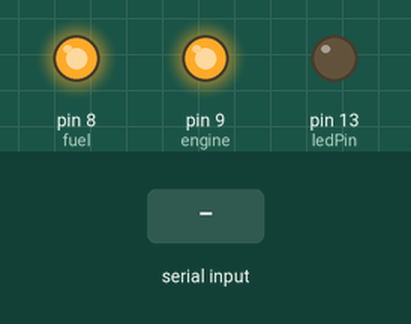
Recording of a sketch running on a simulated Arduino Uno, built with avr-gcc and run on an emulated ATmega328P. Shown: output pins drawn as LEDs (lit = HIGH). The inputs (shaded band) are chosen by the test bench.

Above: at 1.2 s.
1.3 s: "1234\n" received over the second serial link
At 2.0 s:
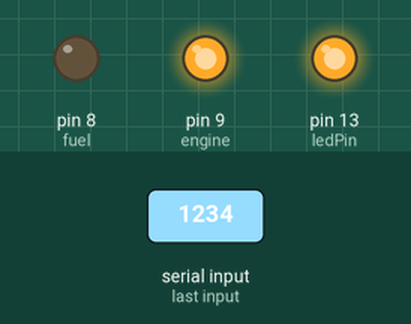
At 5.1 s:
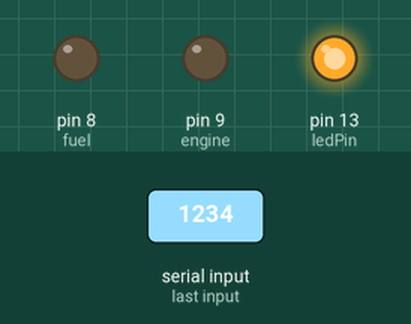
Timing chart, 0 to 6.8 s (numbered marks = the images above; inputs shaded):
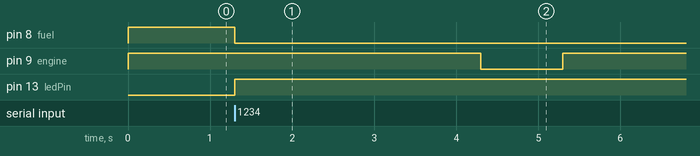

Measured:
- after the input at 1.3 s, pin 8 (fuel): HIGH → LOW at once; pin 9 (engine): HIGH → LOW after 3.0 s, → HIGH 1.0 s later; pin 13 (ledPin): LOW → HIGH at once

The sketch:

HC12_RECEIVER.ino
```cpp
#include <SoftwareSerial.h>

SoftwareSerial mySerial(2, 3); // RX, TX

int ledPin = 13;
#define fuel 8
#define engine 9
unsigned long last = millis();//set timer

void setup() {
  mySerial.begin(9600);
  pinMode(ledPin, OUTPUT);
  pinMode(fuel, OUTPUT);
  pinMode(engine, OUTPUT);
  digitalWrite(fuel, HIGH);
  digitalWrite(engine, HIGH);
}

void loop() {

  boolean ledState = digitalRead(ledPin);//check if the LED is turned on or off. Returns 1 or 0

  if(mySerial.available() > 1){
    int input = mySerial.parseInt();//read serial input and convert to integer (-32,768 to 32,767)

    if(millis() - last > 250){//if time now is 250 milliseconds greater than last time
      if(ledState == 0 && input == 1234){//if LED is off and button code is ok
          digitalWrite(ledPin, HIGH);
          digitalWrite(fuel , LOW);
          delay(3000);
          digitalWrite(engine , LOW);
          delay(1000);
          digitalWrite(engine , HIGH);
      }else if(ledState == 1 && input == 1234){//if LED is on and button code is ok
          digitalWrite(ledPin, LOW);
          digitalWrite(fuel , HIGH);
      }

    }

    mySerial.flush();//clear the serial buffer for unwanted inputs
    last = millis();//reset timer
  }
  delay(20);//delay little for better serial communication

}
```
